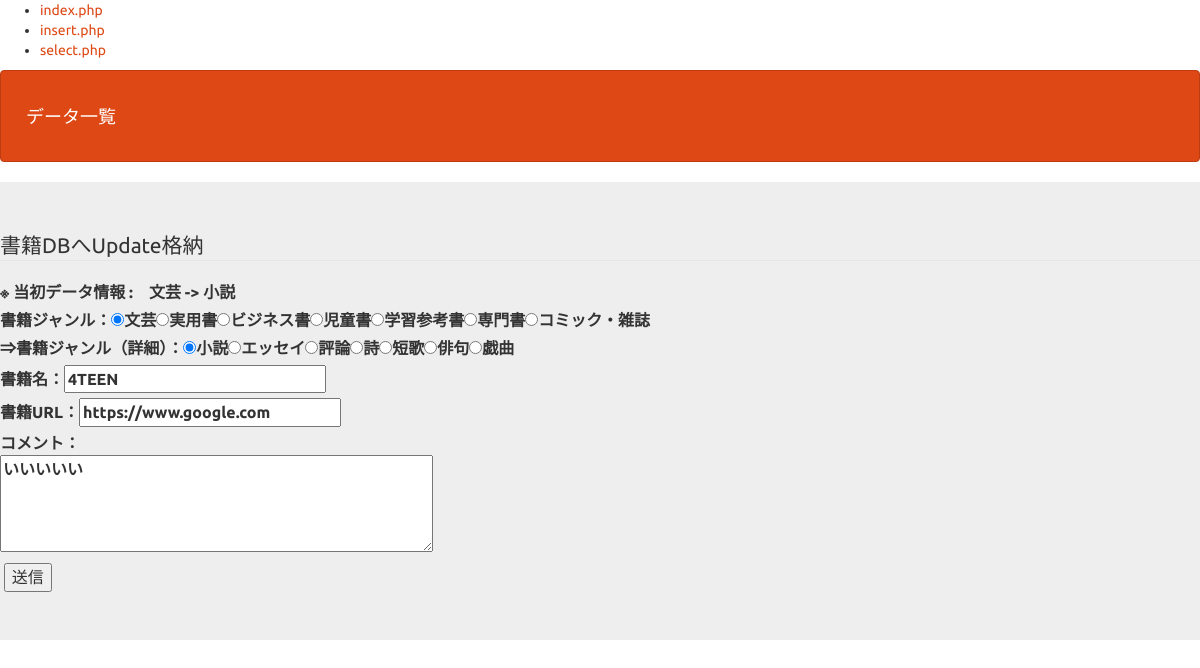
The app's page /detail.php?id=9 with its own data.
### tables this page shows
CREATE TABLE `gs_20210327_table` (
  `id` mediumint(12) NOT NULL,
  `b_genre_1` varchar(128) NOT NULL,
  `b_genre_2` varchar(128) NOT NULL,
  `b_name` varchar(64) NOT NULL,
  `b_url` text NOT NULL,
  `b_remarks` text NOT NULL,
  `indate` datetime NOT NULL
);

### funcs.php (called while the page is built, shortened)
<?php
function h($str){
    return htmlspecialchars($str, ENT_QUOTES);
}

### detail.php (the view, shortened to what this page needs)
<?php
require_once('funcs.php');
$pdo = db_conn();
$id = $_GET['id'];
$stmt = $pdo->prepare('SELECT * FROM gs_20210327_table WHERE id=' . $id . ';');
$status = $stmt->execute();
if ($status == false) {
    sql_error($status);
} else {
    $result = $stmt->fetch();
}
?>
<!DOCTYPE html>
<html lang="ja">
<head>
    <link href="css/bootstrap.min.css" rel="stylesheet">
</head>
<body>
    <ul>
        <li><a href="index.php">index.php</a></li>
        <li><a href="insert.php">insert.php</a></li>
        <li><a href="select.php">select.php</a></li>
    </ul>
    <header>
        <nav class="navbar navbar-default">
            <div class="container-fluid">
                <div class="navbar-header"><a class="navbar-brand" href="select.php">データ一覧</a></div>
            </div>
        </nav>
    </header>
    <form method="post" action="update.php">
        <div class="jumbotron">
            <fieldset>
                <legend>書籍DBへUpdate格納</legend>
                <label>※ 当初データ情報 :　<?= h($result['b_genre_1'])?>  ->  <?= h($result['b_genre_2'])?></label><br>
                <label id="b_genre_1">書籍ジャンル：</label><br>
                <label id="b_genre_2">⇒</label><br>
                <label id="b_name">書籍名：<input type="text" name="b_name" value="<?= h($result['b_name'])?>"></label><br>
                <label id="b_url">書籍URL：<input type="text" name="b_url" value="<?= h($result['b_url'])?>"></label><br>
                <label id="b_remarks">コメント：<br><textArea name="b_remarks" rows="4" cols="40"><?= h($result['b_remarks'])?></textArea></label><br>
                <input type="submit" value="送信">
            </fieldset>
        </div>
    </form>
</body>
</html>

### detail.php (style rules this page uses)
div { padding: 10px; font-size: 16px; }

### records on screen
gs_20210327_table: b_genre_1 "文芸", b_genre_2 "小説", b_name "4TEEN", b_url "https://www.google.com", b_remarks "いいいいい"
